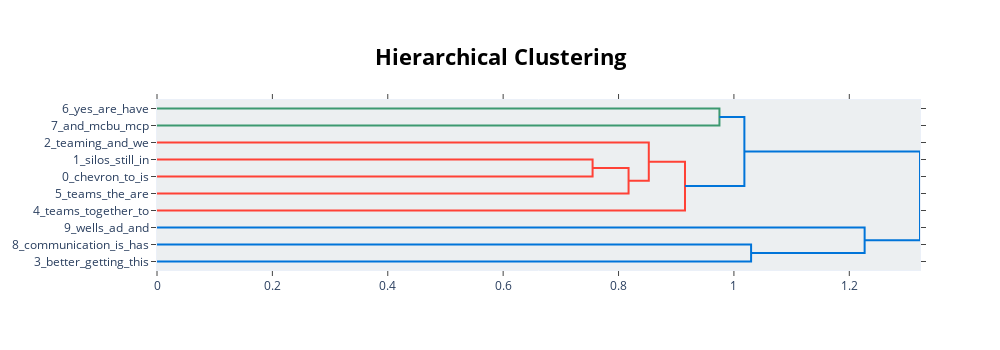

Notebook code for this chart:
### Code cell
df_with_topics = pd.DataFrame(topic_model.get_document_info(docs))

topic_model.visualize_hierarchy()

### Figure 1 — Plotly figure (JSON) as saved in the notebook; plotly's stock layout.template omitted (floating-point values rounded to 4 significant figures)
{"data": [{"hoverinfo": "text", "marker": {"color": "rgb(61,153,112)"}, "mode": "lines", "type": "scatter", "x": [0, 0.9749, 0.9749, 0], "xaxis": "x", "y": [-5, -5, -15, -15], "yaxis": "y"}, {"hoverinfo": "text", "marker": {"color": "rgb(255,65,54)"}, "mode": "lines", "type": "scatter", "x": [0, 0.755, 0.755, 0], "xaxis": "x", "y": [-35, -35, -45, -45], "yaxis": "y"}, {"hoverinfo": "text", "marker": {"color": "rgb(255,65,54)"}, "mode": "lines", "type": "scatter", "x": [0.755, 0.8174, 0.8174, 0], "xaxis": "x", "y": [-40, -40, -55, -55], "yaxis": "y"}, {"hoverinfo": "text", "marker": {"color": "rgb(255,65,54)"}, "mode": "lines", "type": "scatter", "x": [0, 0.8524, 0.8524, 0.8174], "xaxis": "x", "y": [-25, -25, -47.5, -47.5], "yaxis": "y"}, {"hoverinfo": "text", "marker": {"color": "rgb(255,65,54)"}, "mode": "lines", "type": "scatter", "x": [0.8524, 0.9152, 0.9152, 0], "xaxis": "x", "y": [-36.25, -36.25, -65, -65], "yaxis": "y"}, {"hoverinfo": "text", "marker": {"color": "rgb(0,116,217)"}, "mode": "lines", "type": "scatter", "x": [0.9749, 1.018, 1.018, 0.9152], "xaxis": "x", "y": [-10, -10, -50.62, -50.62], "yaxis": "y"}, {"hoverinfo": "text", "marker": {"color": "rgb(0,116,217)"}, "mode": "lines", "type": "scatter", "x": [0, 1.03, 1.03, 0], "xaxis": "x", "y": [-85, -85, -95, -95], "yaxis": "y"}, {"hoverinfo": "text", "marker": {"color": "rgb(0,116,217)"}, "mode": "lines", "type": "scatter", "x": [0, 1.227, 1.227, 1.03], "xaxis": "x", "y": [-75, -75, -90, -90], "yaxis": "y"}, {"hoverinfo": "text", "marker": {"color": "rgb(0,116,217)"}, "mode": "lines", "type": "scatter", "x": [1.018, 1.323, 1.323, 1.227], "xaxis": "x", "y": [-30.31, -30.31, -82.5, -82.5], "yaxis": "y"}], "layout": {"autosize": false, "height": 350, "hoverlabel": {"bgcolor": "white", "font": {"family": "Rockwell", "size": 16}}, "hovermode": "closest", "plot_bgcolor": "#ECEFF1", "showlegend": false, "title": {"font": {"color": "Black", "size": 22}, "text": "<b>Hierarchical Clustering", "x": 0.5, "xanchor": "center", "yanchor": "top"}, "width": 1000, "xaxis": {"mirror": "allticks", "rangemode": "tozero", "showgrid": false, "showline": true, "showticklabels": true, "ticks": "outside", "type": "linear", "zeroline": false}, "yaxis": {"mirror": "allticks", "range": [-100, 0], "rangemode": "tozero", "showgrid": false, "showline": true, "showticklabels": true, "tickmode": "array", "ticks": "outside", "ticktext": ["6_yes_are_have", "7_and_mcbu_mcp", "2_teaming_and_we", "1_silos_still_in", "0_chevron_to_is", "5_teams_the_are", "4_teams_together_to", "9_wells_ad_and", "8_communication_is_has", "3_better_getting_this"], "tickvals": [-5, -15, -25, -35, -45, -55, -65, -75, -85, -95], "type": "linear", "zeroline": false}}}
